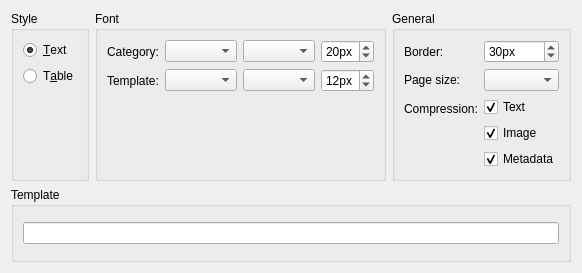
<?xml version="1.0" encoding="UTF-8"?>
<ui version="4.0">
 <class>PdfExportWidget</class>
 <widget class="QWidget" name="PdfExportWidget">
  <property name="geometry">
   <rect>
    <x>0</x>
    <y>0</y>
    <width>560</width>
    <height>250</height>
   </rect>
  </property>
  <property name="windowTitle">
   <string>Form</string>
  </property>
  <layout class="QVBoxLayout" name="verticalLayout_2">
   <item>
    <layout class="QHBoxLayout" name="horizontalLayout_3">
     <item>
      <widget class="QGroupBox" name="groupBox">
       <property name="sizePolicy">
        <sizepolicy hsizetype="Maximum" vsizetype="Preferred">
         <horstretch>0</horstretch>
         <verstretch>0</verstretch>
        </sizepolicy>
       </property>
       <property name="title">
        <string>Style</string>
       </property>
       <layout class="QVBoxLayout" name="verticalLayout">
        <item>
         <widget class="QRadioButton" name="styleText">
          <property name="text">
           <string>&amp;Text</string>
          </property>
          <property name="checked">
           <bool>true</bool>
          </property>
         </widget>
        </item>
        <item>
         <widget class="QRadioButton" name="styleTable">
          <property name="text">
           <string>T&amp;able</string>
          </property>
         </widget>
        </item>
        <item>
         <spacer name="verticalSpacer">
          <property name="orientation">
           <enum>Qt::Vertical</enum>
          </property>
          <property name="sizeHint" stdset="0">
           <size>
            <width>20</width>
            <height>40</height>
           </size>
          </property>
         </spacer>
        </item>
       </layout>
      </widget>
     </item>
     <item>
      <widget class="QGroupBox" name="font">
       <property name="title">
        <string>Font</string>
       </property>
       <layout class="QFormLayout" name="fontLayout">
        <property name="fieldGrowthPolicy">
         <enum>QFormLayout::AllNonFixedFieldsGrow</enum>
        </property>
        <item row="0" column="0">
         <widget class="QLabel" name="label_6">
          <property name="text">
           <string>Category:</string>
          </property>
         </widget>
        </item>
        <item row="0" column="1">
         <layout class="QHBoxLayout" name="horizontalLayout">
          <item>
           <widget class="QComboBox" name="categoryFont"/>
          </item>
          <item>
           <widget class="QComboBox" name="categoryEncoding"/>
          </item>
          <item>
           <widget class="QSpinBox" name="categoryFontSize">
            <property name="suffix">
             <string>px</string>
            </property>
            <property name="minimum">
             <number>1</number>
            </property>
            <property name="value">
             <number>20</number>
            </property>
           </widget>
          </item>
         </layout>
        </item>
        <item row="1" column="0">
         <widget class="QLabel" name="label_7">
          <property name="text">
           <string>Template:</string>
          </property>
         </widget>
        </item>
        <item row="1" column="1">
         <layout class="QHBoxLayout" name="horizontalLayout_4">
          <item>
           <widget class="QComboBox" name="templateFont"/>
          </item>
          <item>
           <widget class="QComboBox" name="templateEncoding"/>
          </item>
          <item>
           <widget class="QSpinBox" name="templateFontSize">
            <property name="suffix">
             <string>px</string>
            </property>
            <property name="minimum">
             <number>1</number>
            </property>
            <property name="value">
             <number>12</number>
            </property>
           </widget>
          </item>
         </layout>
        </item>
       </layout>
      </widget>
     </item>
     <item>
      <widget class="QGroupBox" name="groupBox_3">
       <property name="title">
        <string>General</string>
       </property>
       <layout class="QFormLayout" name="formLayout">
        <property name="fieldGrowthPolicy">
         <enum>QFormLayout::AllNonFixedFieldsGrow</enum>
        </property>
        <item row="0" column="0">
         <widget class="QLabel" name="label_8">
          <property name="text">
           <string>Border:</string>
          </property>
         </widget>
        </item>
        <item row="0" column="1">
         <widget class="QSpinBox" name="border">
          <property name="suffix">
           <string>px</string>
          </property>
          <property name="value">
           <number>30</number>
          </property>
         </widget>
        </item>
        <item row="1" column="0">
         <widget class="QLabel" name="label_4">
          <property name="text">
           <string>Page size:</string>
          </property>
         </widget>
        </item>
        <item row="1" column="1">
         <widget class="QComboBox" name="pageSize"/>
        </item>
        <item row="2" column="0">
         <widget class="QLabel" name="label_5">
          <property name="text">
           <string>Compression:</string>
          </property>
         </widget>
        </item>
        <item row="2" column="1">
         <layout class="QVBoxLayout" name="verticalLayout_4">
          <item>
           <widget class="QCheckBox" name="compressText">
            <property name="text">
             <string>Text</string>
            </property>
            <property name="checked">
             <bool>true</bool>
            </property>
           </widget>
          </item>
          <item>
           <widget class="QCheckBox" name="compressImage">
            <property name="text">
             <string>Image</string>
            </property>
            <property name="checked">
             <bool>true</bool>
            </property>
           </widget>
          </item>
          <item>
           <widget class="QCheckBox" name="compressMetadata">
            <property name="text">
             <string>Metadata</string>
            </property>
            <property name="checked">
             <bool>true</bool>
            </property>
           </widget>
          </item>
         </layout>
        </item>
       </layout>
      </widget>
     </item>
    </layout>
   </item>
   <item>
    <widget class="QStackedWidget" name="styles">
     <property name="currentIndex">
      <number>0</number>
     </property>
     <widget class="QWidget" name="page">
      <layout class="QVBoxLayout" name="verticalLayout_3">
       <property name="leftMargin">
        <number>0</number>
       </property>
       <property name="topMargin">
        <number>0</number>
       </property>
       <property name="rightMargin">
        <number>0</number>
       </property>
       <property name="bottomMargin">
        <number>0</number>
       </property>
       <item>
        <widget class="QGroupBox" name="groupBox_2">
         <property name="title">
          <string>Template</string>
         </property>
         <layout class="QVBoxLayout" name="verticalLayout_5">
          <item>
           <widget class="QLineEdit" name="textEdit"/>
          </item>
         </layout>
        </widget>
       </item>
      </layout>
     </widget>
     <widget class="QWidget" name="pageTable">
      <layout class="QVBoxLayout" name="verticalLayout_6">
       <property name="leftMargin">
        <number>0</number>
       </property>
       <property name="topMargin">
        <number>0</number>
       </property>
       <property name="rightMargin">
        <number>0</number>
       </property>
       <property name="bottomMargin">
        <number>0</number>
       </property>
       <item>
        <widget class="QGroupBox" name="groupBox_4">
         <property name="title">
          <string>Template</string>
         </property>
         <layout class="QHBoxLayout" name="horizontalLayout_2">
          <item>
           <layout class="QVBoxLayout" name="verticalLayout_7">
            <item>
             <widget class="QSpinBox" name="tableColums">
              <property name="sizePolicy">
               <sizepolicy hsizetype="Maximum" vsizetype="Fixed">
                <horstretch>0</horstretch>
                <verstretch>0</verstretch>
               </sizepolicy>
              </property>
              <property name="suffix">
               <string> columns</string>
              </property>
              <property name="minimum">
               <number>1</number>
              </property>
             </widget>
            </item>
            <item>
             <spacer name="verticalSpacer_3">
              <property name="orientation">
               <enum>Qt::Vertical</enum>
              </property>
              <property name="sizeHint" stdset="0">
               <size>
                <width>20</width>
                <height>40</height>
               </size>
              </property>
             </spacer>
            </item>
           </layout>
          </item>
          <item>
           <layout class="QGridLayout" name="tableColumns">
            <item row="0" column="0">
             <widget class="QLabel" name="label_2">
              <property name="text">
               <string>Header:</string>
              </property>
             </widget>
            </item>
            <item row="1" column="0">
             <widget class="QLabel" name="label_3">
              <property name="text">
               <string>Template:</string>
              </property>
             </widget>
            </item>
           </layout>
          </item>
          <item>
           <spacer name="horizontalSpacer_3">
            <property name="orientation">
             <enum>Qt::Horizontal</enum>
            </property>
            <property name="sizeHint" stdset="0">
             <size>
              <width>40</width>
              <height>20</height>
             </size>
            </property>
           </spacer>
          </item>
         </layout>
        </widget>
       </item>
      </layout>
     </widget>
    </widget>
   </item>
   <item>
    <spacer name="verticalSpacer_2">
     <property name="orientation">
      <enum>Qt::Vertical</enum>
     </property>
     <property name="sizeHint" stdset="0">
      <size>
       <width>20</width>
       <height>40</height>
      </size>
     </property>
    </spacer>
   </item>
  </layout>
 </widget>
 <resources/>
 <connections/>
</ui>
